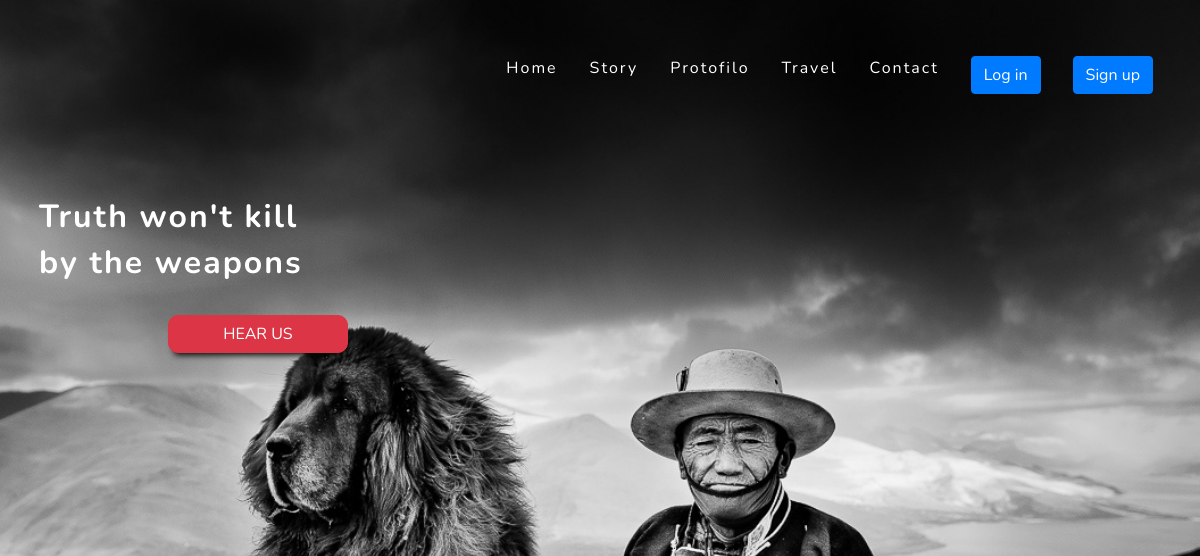
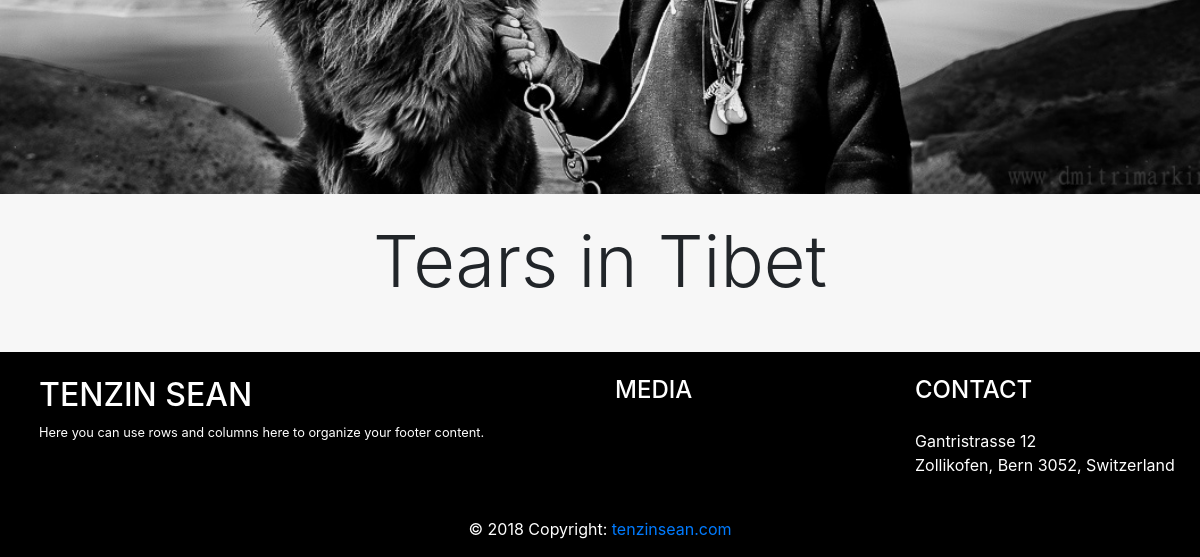
/familyChap1/, run on an earlier commit of the app's database (2 pictures, top to bottom).
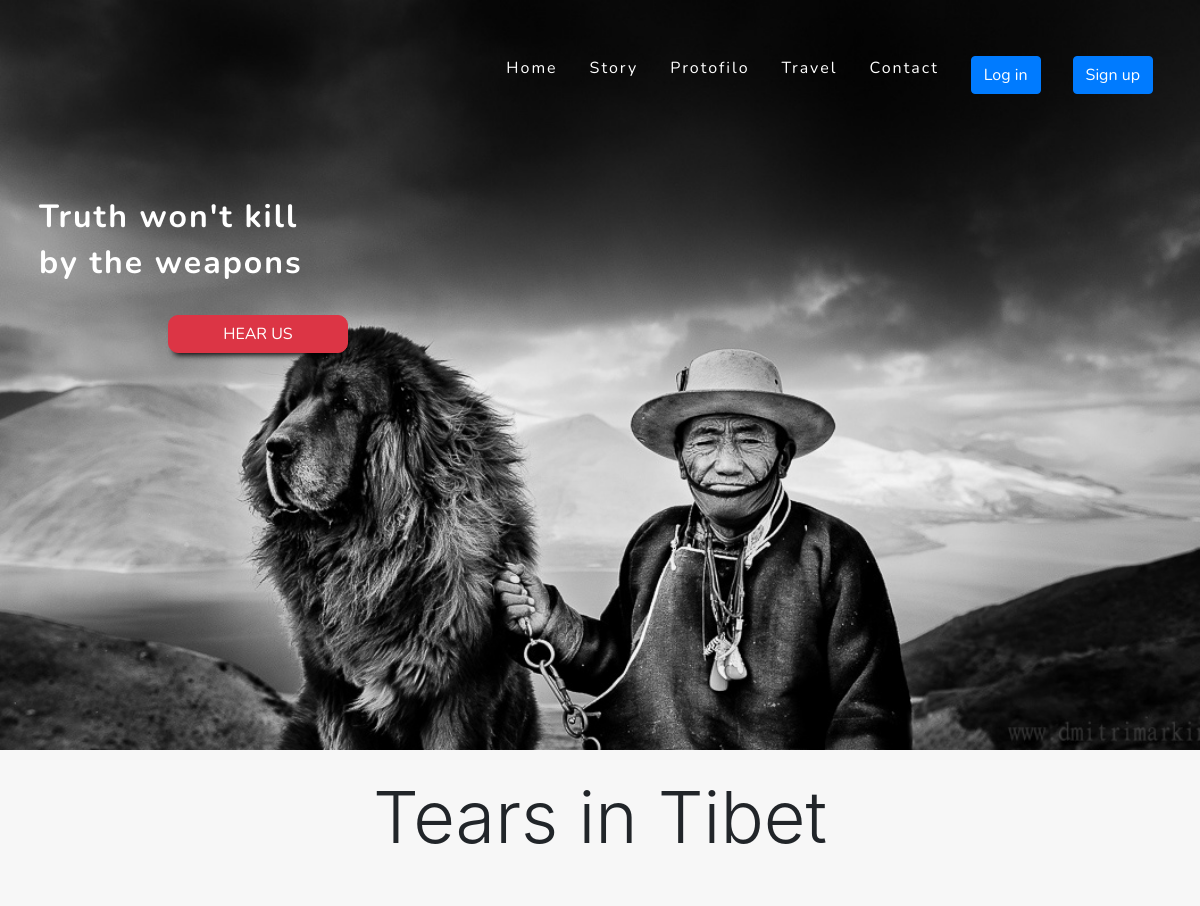
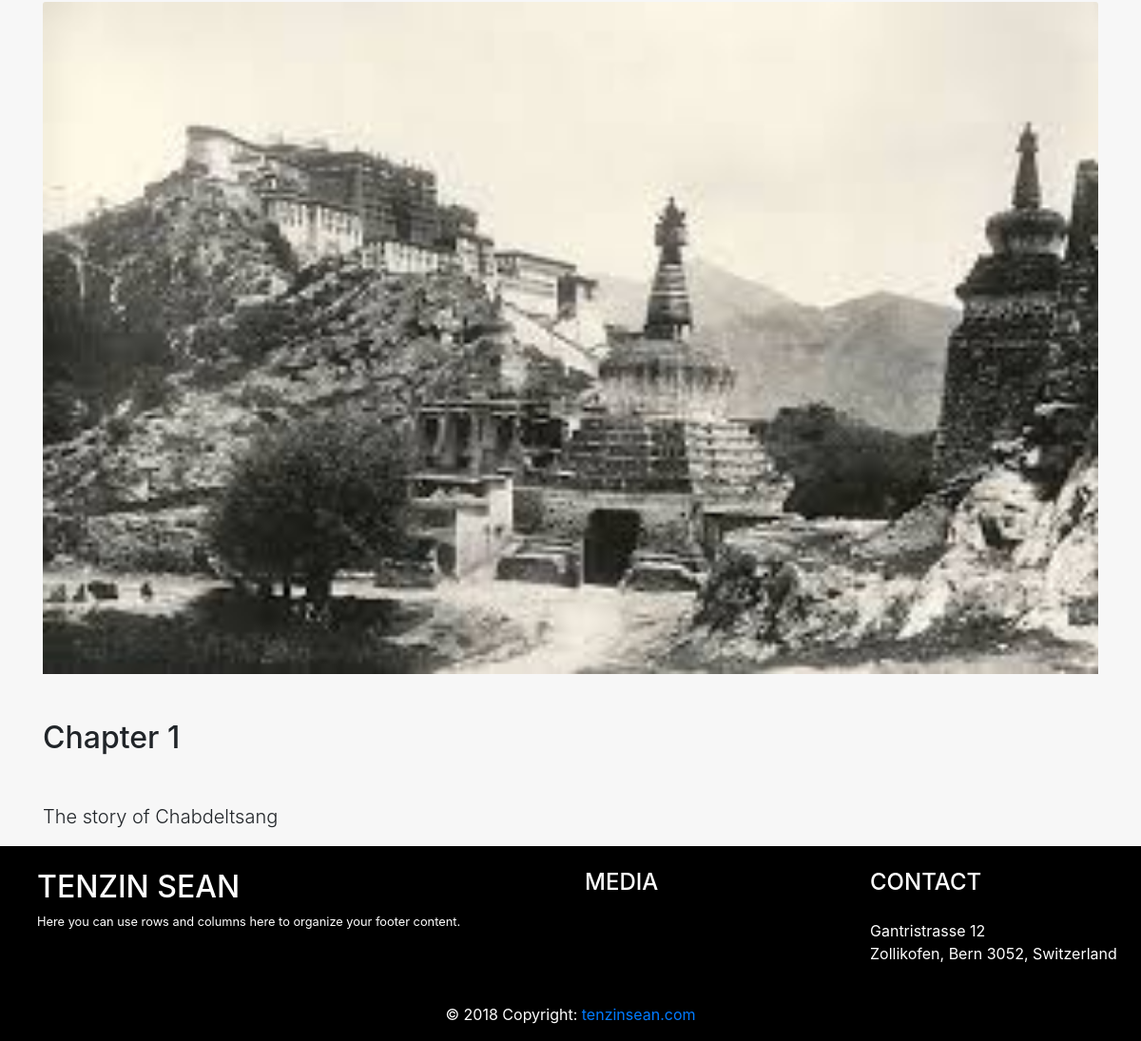
And on a later commit of the database (2 pictures, top to bottom).
### baseblog/models.py (models this page shows, shortened)
class Family(models.Model):
    chaptre1 = models.CharField(max_length=255)
    title_chap1 = models.CharField(max_length=255)
    contenu1 = models.TextField()
    pic_two = models.ImageField(upload_to = 'pic_folder/')

### baseblog/views.py (the view)
# urls.py: path('familyChap1/', ChaptreChab1.as_view(), name="chabChap1"),
class ChaptreChab1(ListView):
    model = Family
    template_name = 'Chabdeltsang/Detail/chaptreFull.html'

### baseblog/templates/Chabdeltsang/Detail/chaptreFull.html (shortened to what this page needs)
{% extends "base.html" %}
{% block content %}
<h1 class="display-3 text-center mt-4 mb-5">Tears in Tibet</h1>
{% for post in object_list %}
  <div class="container mt-5">
    <div class="row justify-content-center">
      <div class="col">
        <img class="card-img-top" src="{{ post.pic_two.url }}" alt="Card image cap" width="298px">
        <h2 class="card-title mt-5">{{ post.chaptre1 }}</h2>
        <p class="lead mt-5">{{ post.title_chap1 }}</p>
      </div>
    </div>
  </div>
{% endfor %}
{% endblock %}

What changed in the data, as far as the page shows it:
added Family: pic_two (picture), chaptre1 "Chapter 1", title_chap1 "The story of Chabdeltsang"
